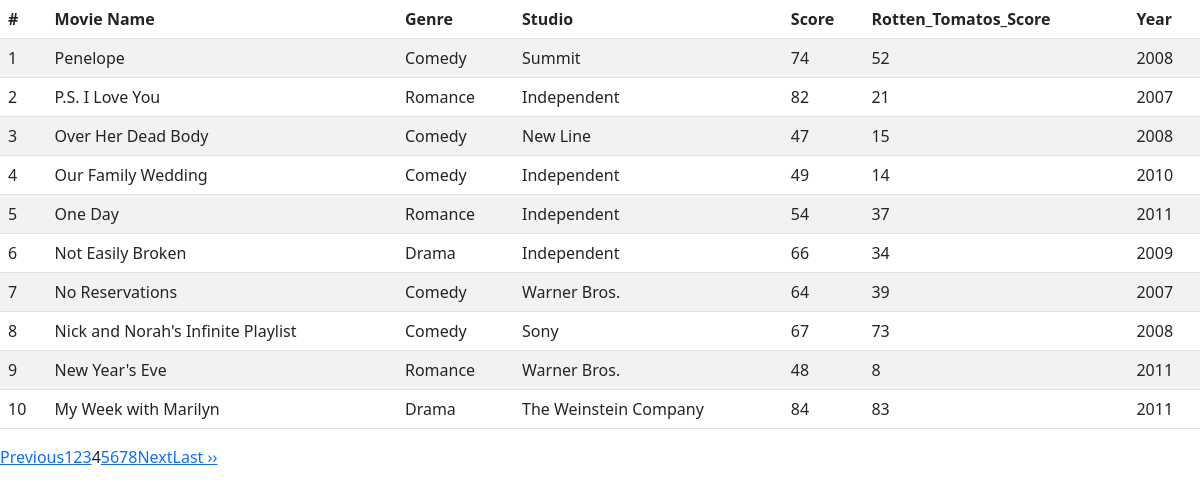
Screenshot of /index2.php?page_no=4 with the database file from the repository.
### tables this page shows
CREATE TABLE `movies` (
  `id` int(11) NOT NULL,
  `name` varchar(35) DEFAULT NULL,
  `genre` varchar(9) DEFAULT NULL,
  `studio` varchar(21) DEFAULT NULL,
  `score` varchar(5) DEFAULT NULL,
  `rotten_tomatoes_score` varchar(21) DEFAULT NULL,
  `Year` varchar(4) DEFAULT NULL
);

### index2.php (the view, shortened to what this page needs)
<?php
$db_host = '127.0.0.1';
$db_user = 'root';
$db_password = 'rootpass';
$db_db = 'moviesdb';
$db_port = 3306;
$mysqli = new mysqli(
    $db_host,
    $db_user,
    $db_password,
    $db_db,
    $db_port
);
?>
<html>
<head>
    <link rel="stylesheet" href="https://cdn.jsdelivr.net/npm/bootstrap@5.2.2/dist/css/bootstrap.min.css">
    <link rel="stylesheet" href="https://cdn.datatables.net/1.13.1/css/jquery.dataTables.min.css">
</head>
<body>
    <div class="movies">
        <table id="myTable" class="table table-striped">
            <thead>
                <tr>
                    <th scope="col">#</th>
                    <th scope="col">Movie Name</th>
                    <th scope="col">Genre</th>
                    <th scope="col">Studio</th>
                    <th scope="col">Score</th>
                    <th scope="col">Rotten_Tomatos_Score</th>
                    <th scope="col">Year</th>
                </tr>
            </thead>
            <tbody>
                <?php
                if (isset($_GET['page_no']) && $_GET['page_no'] != "") {
                    $page_no = $_GET['page_no'];
                } else {
                    $page_no = 1;
                }
                $total_records_per_page = 10;
                $offset = ($page_no - 1) * $total_records_per_page;
                $previous_page = $page_no - 1;
                $next_page = $page_no + 1;
                $result_count = $mysqli->query("SELECT COUNT(*) As total_records FROM movies");
                $total_records = mysqli_fetch_array($result_count);
                $total_records = $total_records['total_records'];
                $total_no_of_pages = ceil($total_records / $total_records_per_page);
                $sql = "SELECT * FROM movies LIMIT $offset, $total_records_per_page";
                $result = $mysqli->query($sql);
                $counter = 0;
                while ($movie = mysqli_fetch_array($result)) {
                    $counter++;
                    echo "<tr>
                        <td>" . $counter . "</td>
                        <td>" . $movie["name"] . "</td>
                        <td>" . $movie["genre"] . "</td>
                        <td>" . $movie["studio"] . "</td>
                        <td>" . $movie["score"] . "</td>
                        <td>" . $movie["rotten_tomatoes_score"] . "</td>
                        <td>" . $movie["Year"] . "</td>
                    </tr>";
                }
                ?>
            </tbody>
        </table>
    </div>
    <ul class="pagination">
        <li <?php if ($page_no <= 1) {
                echo "class='disabled'";
            } ?>>
            <a <?php if ($page_no > 1) {
                    echo "href='?page_no=$previous_page'";
                } ?>>Previous</a>
        </li>
        <?php
        if ($total_no_of_pages <= 10) {
            for ($counter = 1; $counter <= $total_no_of_pages; $counter++) {
                if ($counter == $page_no) {
                    echo "<li class='active'><a>$counter</a></li>";
                } else {
                    echo "<li><a href='?page_no=$counter'>$counter</a></li>";
                }
            }
        }
        ?>
        <li <?php if ($page_no >= $total_no_of_pages) {
                echo "class='disabled'";
            } ?>>
            <a <?php if ($page_no < $total_no_of_pages) {
                    echo "href='?page_no=$next_page'";
                } ?>>Next</a>
        </li>
        <?php if ($page_no < $total_no_of_pages) {
            echo "<li><a href='?page_no=$total_no_of_pages'>Last &rsaquo;&rsaquo;</a></li>";
        } ?>
    </ul>
</body>
</html>

### rows the page displays
movies: name "Penelope", genre "Comedy", studio "Summit", score "74", rotten_tomatoes_score "52", Year "2008"
movies: name "P.S. I Love You", genre "Romance", studio "Independent", score "82", rotten_tomatoes_score "21", Year "2007"
movies: name "Over Her Dead Body", genre "Comedy", studio "New Line", score "47", rotten_tomatoes_score "15", Year "2008"
movies: name "Our Family Wedding", genre "Comedy", studio "Independent", score "49", rotten_tomatoes_score "14", Year "2010"
movies: name "One Day", genre "Romance", studio "Independent", score "54", rotten_tomatoes_score "37", Year "2011"
movies: name "Not Easily Broken", genre "Drama", studio "Independent", score "66", rotten_tomatoes_score "34", Year "2009"
movies: name "No Reservations", genre "Comedy", studio "Warner Bros.", score "64", rotten_tomatoes_score "39", Year "2007"
movies: name "Nick and Norah's Infinite Playlist", genre "Comedy", studio "Sony", score "67", rotten_tomatoes_score "73", Year "2008"
movies: name "New Year's Eve", genre "Romance", studio "Warner Bros.", score "48", rotten_tomatoes_score "8", Year "2011"
movies: name "My Week with Marilyn", genre "Drama", studio "The Weinstein Company", score "84", rotten_tomatoes_score "83", Year "2011"
